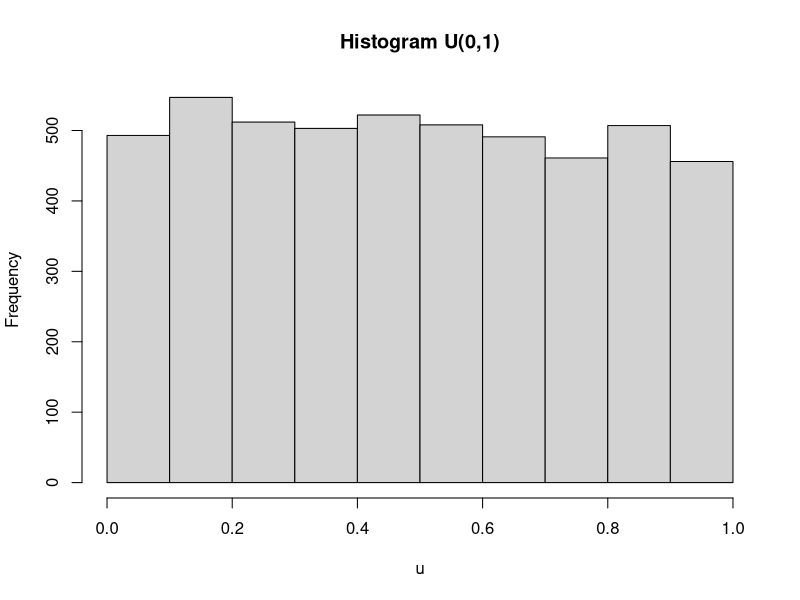
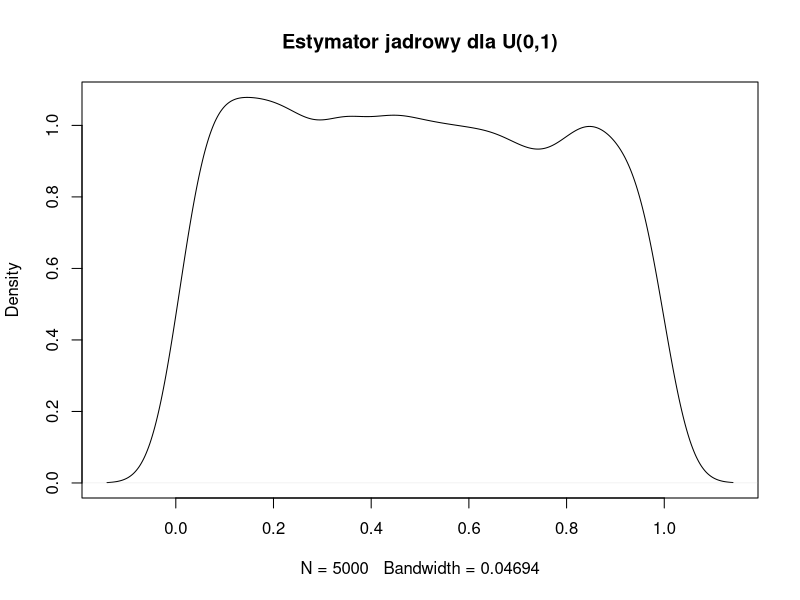
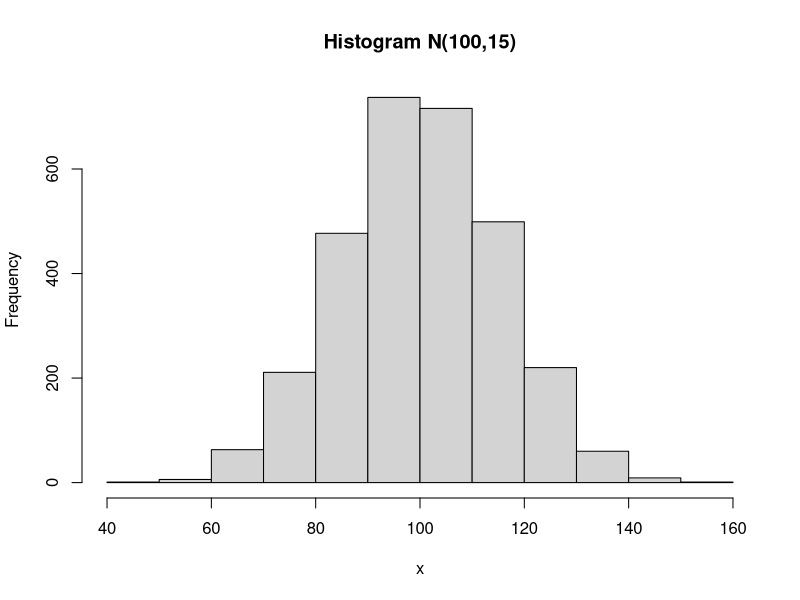
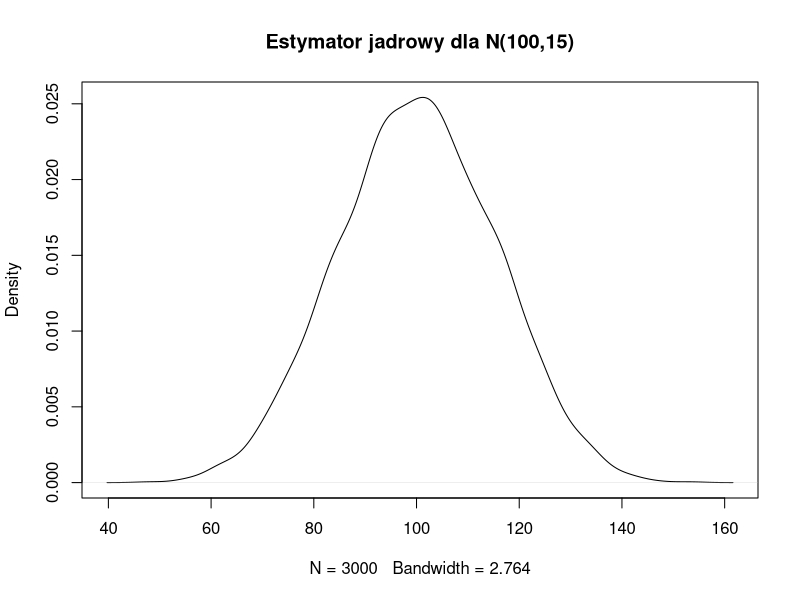

Recreate these plots in R, in order.
set.seed(131)

u <- runif(5000, min = 0, max = 1)

hist(u, probability = FALSE, main = "Histogram U(0,1)")

dens_u <- density(u)
plot(dens_u, main = "Estymator jadrowy dla U(0,1)")

x <- rnorm(3000, mean = 100, sd = 15)

hist(x, probability = FALSE, main="Histogram N(100,15)")
dens_x <- density(x)
plot(dens_x, main="Estymator jadrowy dla N(100,15)")
